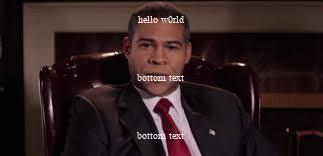
#> input picture hacked-it/helloimg.jpg, 323 x 156 px
$ python filters.py
#> lines starting #> are read from the running program, lines starting #| are printed output that depends on the picture
#> further down, img is the input picture: PIL image 323x156 RGB; mean R, G, B 48.5, 31.2, 32
from PIL import Image, ImageOps, ImageColor

class filter_image:
    """A simple image filter module using Pillow."""

    def grayscale(img:Image):
        """Makes image gray."""
        img.convert("L").convert("RGB")

    def sepia(img: Image):
        """Applies sepia tone to image."""
        grayed = img.convert("L")
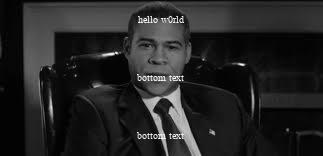
#> grayed: PIL image 323x156 L; min 0, max 254, mean 36.5
        img.paste(ImageOps.colorize(grayed, "#704214", "#C0A080"))
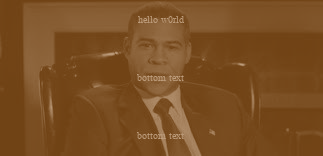
#> img: PIL image 323x156 RGB; mean R, G, B 122.9, 79, 35

    def colorify(img:Image, color, intensity: float = None):
        """Tints image with a color at given intensity."""
        overlay = Image.new("RGB", img.size, ImageColor.getrgb(color))
        img.paste(Image.blend(img, overlay, intensity))

if __name__ == "__main__":
    img = Image.open("./helloimg.jpg")
    filter_image.sepia(img)
    img.save("sepia.jpg")
